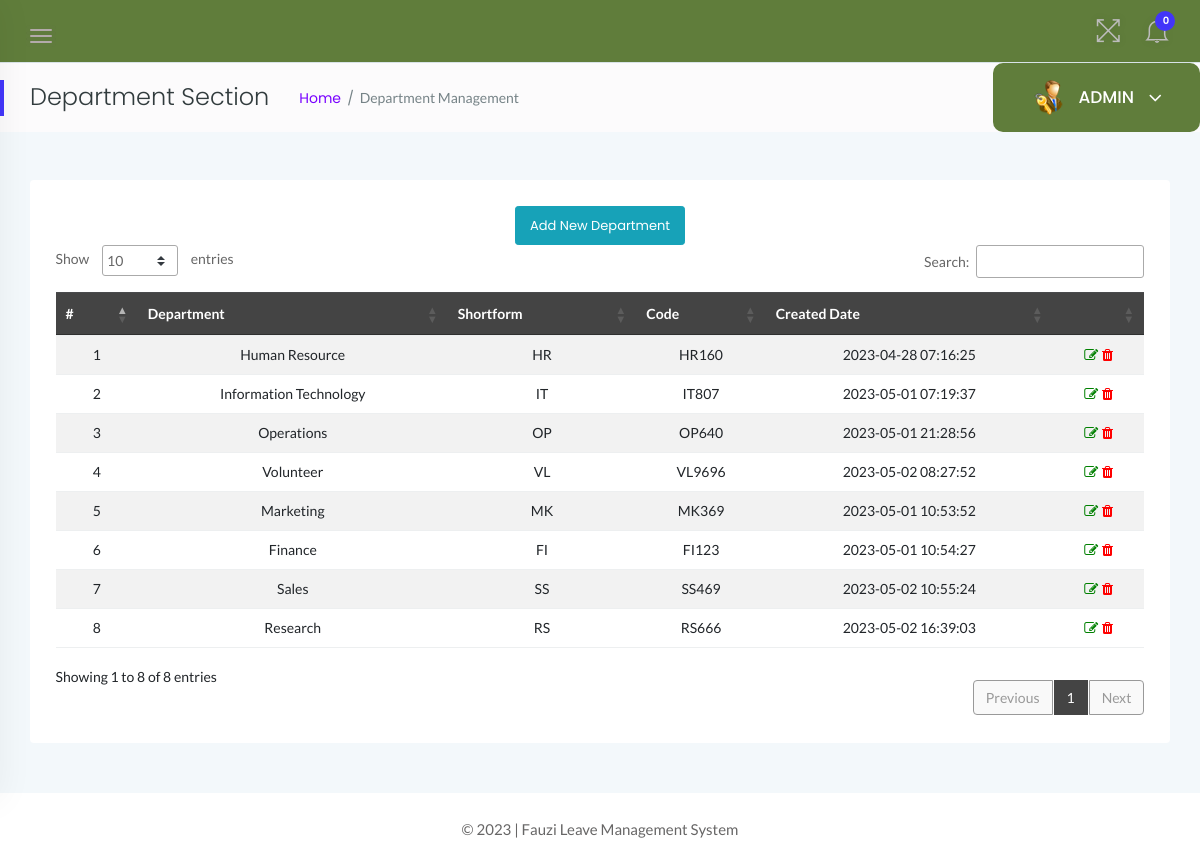
The app's page /admin/department.php (signed in) with its own data.
### tables this page shows
CREATE TABLE `tbldepartments` (
  `id` int(11) NOT NULL,
  `DepartmentName` varchar(150) DEFAULT NULL,
  `DepartmentShortName` varchar(100) NOT NULL,
  `DepartmentCode` varchar(50) DEFAULT NULL,
  `CreationDate` timestamp NULL DEFAULT current_timestamp()
);

### admin/department.php (the view, shortened to what this page needs)
<?php
    if(strlen($_SESSION['alogin'])==0){
    header('location:index.php');
    } else {
?>
<!doctype html>
<html class="no-js" lang="en">
<head>
    <link rel="stylesheet" href="../assets/css/bootstrap.min.css">
    <link rel="stylesheet" href="../assets/css/font-awesome.min.css">
    <link rel="stylesheet" href="../assets/css/themify-icons.css">
    <link rel="stylesheet" href="../assets/css/metisMenu.css">
    <link rel="stylesheet" href="../assets/css/owl.carousel.min.css">
    <link rel="stylesheet" href="../assets/css/slicknav.min.css">
    <link rel="stylesheet" href="https://www.amcharts.com/lib/3/plugins/export/export.css" type="text/css" media="all" />
    <link rel="stylesheet" type="text/css" href="https://cdn.datatables.net/1.10.19/css/jquery.dataTables.css">
    <link rel="stylesheet" type="text/css" href="https://cdn.datatables.net/1.10.18/css/dataTables.bootstrap4.min.css">
    <link rel="stylesheet" type="text/css" href="https://cdn.datatables.net/responsive/2.2.3/css/responsive.bootstrap.min.css">
    <link rel="stylesheet" type="text/css" href="https://cdn.datatables.net/responsive/2.2.3/css/responsive.jqueryui.min.css">
    <link rel="stylesheet" href="../assets/css/typography.css">
    <link rel="stylesheet" href="../assets/css/default-css.css">
    <link rel="stylesheet" href="../assets/css/styles.css">
    <link rel="stylesheet" href="../assets/css/responsive.css">
</head>
<body>
    <div class="page-container">
        <div class="main-content">
            <div class="header-area">
                <div class="row align-items-center">
                    <div class="col-md-6 col-sm-8 clearfix">
                        <div class="nav-btn pull-left">
                            <span></span>
                            <span></span>
                            <span></span>
                        </div>
                    </div>
                    <div class="col-md-6 col-sm-4 clearfix">
                        <ul class="notification-area pull-right">
                            <li id="full-view"><i class="ti-fullscreen"></i></li>
                            <?php include '../includes/admin-notification.php'?>
                        </ul>
                    </div>
                </div>
            </div>
            <div class="page-title-area">
                <div class="row align-items-center">
                    <div class="col-sm-6">
                        <div class="breadcrumbs-area clearfix">
                            <h4 class="page-title pull-left">Department Section</h4>
                            <ul class="breadcrumbs pull-left">
                                <li><a href="dashboard.php">Home</a></li>
                                <li><span>Department Management</span></li>
                            </ul>
                        </div>
                    </div>
                    <div class="col-sm-6 clearfix">
                        <div class="user-profile pull-right">
                            <img class="avatar user-thumb" src="../assets/images/admin.png" alt="avatar">
                            <h4 class="user-name dropdown-toggle" data-toggle="dropdown">ADMIN <i class="fa fa-angle-down"></i></h4>
                        </div>
                    </div>
                </div>
            </div>
            <div class="main-content-inner">
                <div class="row">
                    <div class="col-12 mt-5">
                        <div class="card">
                            <div class="card-body">
                                <div class="data-tables datatable-dark">
                                <center><a href="add-department.php" class="btn btn-sm btn-info">Add New Department</a></center>
                                    <table id="dataTable3" class="table table-hover table-striped text-center">
                                        <thead class="text-capitalize">
                                            <tr>
                                                <th>#</th>
                                                <th>Department</th>
                                                <th>Shortform</th>
                                                <th>Code</th>
                                                <th>Created Date</th>
                                                <th></th>
                                            </tr>
                                        </thead>
                                        <tbody>
                                    <?php $sql = "SELECT * from tbldepartments";
                                    $query = $dbh -> prepare($sql);
                                    $query->execute();
                                    $results=$query->fetchAll(PDO::FETCH_OBJ);
                                    $cnt=1;
                                    if($query->rowCount() > 0)
                                    {
                                    foreach($results as $result)
                                    {               ?>
                                        <tr>
                                            <td> <?php echo htmlentities($cnt);?></td>
                                            <td><?php echo htmlentities($result->DepartmentName);?></td>
                                            <td><?php echo htmlentities($result->DepartmentShortName);?></td>
                                            <td><?php echo htmlentities($result->DepartmentCode);?></td>
                                            <td><?php echo htmlentities($result->CreationDate);?></td>
                                            <td><a href="edit-department.php?deptid=<?php echo htmlentities($result->id);?>"><i class="fa fa-edit" style="color:green"></i></a><a href="department.php?del=<?php echo htmlentities($result->id);?>" onclick="return confirm('Do you want to delete');"> <i class="fa fa-trash" style="color:red"></i></a></td>
                                        </tr>
                                         <?php $cnt++;} }?>
                                    </tbody>
                                    </table>
                                </div>
                            </div>
                        </div>
                    </div>
                </div>
                </div>
            </div>
            <?php include '../includes/footer.php' ?>
        </div>
</body>
</html>
<?php } ?>

### assets/css/styles.css (style rules this page uses)
.page-container { width: 100%; height: 100%; min-height: 100vh; padding-left: 280px; -webkit-transition: padding-left 0.3s ease 0s; transition: padding-left 0.3s ease 0s; }
.sbar_collapsed.page-container { padding-left: 0; }
.card { border: none; border-radius: 4px; background-color: #fff; -webkit-transition: all 0.3s ease 0s; transition: all 0.3s ease 0s; }
.card-body { padding: 25.6px; padding: 1.6rem; }
.main-content { width: 100%; background: #f3f8fb; }
.main-content-inner { padding: 0 30px 50px; }
.header-area { padding: 15px 30px; background: #607d3b; border-bottom: 1px solid #d8e3e7; }
.nav-btn { margin: 10px 30px 0 0; cursor: pointer; }
.nav-btn span { display: block; width: 22px; height: 2px; background: #b3aaaa; margin: 4px 0; border-radius: 15px; -webkit-transition: all 0.3s ease 0s; transition: all 0.3s ease 0s; box-shadow: 0 0 0 4px rgba(99, 96, 96, 0.03); }
.nav-btn span:nth-child(2) { opacity: 0; }
.nav-btn span:first-child { -webkit-transform: rotate(45deg) translate(5px, 5px); transform: rotate(45deg) translate(5px, 5px); }
.nav-btn span:last-child { -webkit-transform: rotate(-45deg) translate(3px, -3px); transform: rotate(-45deg) translate(3px, -3px); }
.sbar_collapsed .nav-btn span { transform: none; opacity: 1; }
.notification-area { -webkit-user-select: none; -moz-user-select: none; -ms-user-select: none; user-select: none; position: relative; z-index: 1; }
.notification-area li { display: inline-block; margin-left: 20px; cursor: pointer; -webkit-user-select: none; -moz-user-select: none; -ms-user-select: none; user-select: none; }
.notification-area li > i { font-size: 26px; color: #bdbcbc; vertical-align: middle; text-shadow: 0 0 8px rgba(0, 0, 0, 0.12); -webkit-transition: color 0.3s ease 0s; transition: color 0.3s ease 0s; }
.notification-area li#full-view { display: inline-block; }
.page-title-area { padding: 0 30px; background: #fcfbfc; position: relative; }
.page-title-area:before { content: ""; position: absolute; left: 0; top: 50%; width: 4px; height: 36px; background: var(--primary-color); -webkit-transform: translateY(-50%); transform: translateY(-50%); }
.page-title { font-size: 24px; font-weight: 300; color: #313b3d; letter-spacing: 0; margin-right: 30px; }
ul.breadcrumbs { margin-top: 4px; }
.breadcrumbs li { display: inline-block; }
.breadcrumbs li a, .breadcrumbs li span { display: block; font-size: 14px; font-weight: 400; color: #7801ff; letter-spacing: 0; margin-right: 16px; position: relative; }
.breadcrumbs li a:before { content: "/"; color: #768387; position: absolute; right: -13px; top: 0; }
.breadcrumbs li span { margin-right: 0; color: #768387; text-transform: capitalize; }
.user-profile { margin-right: -30px; display: -webkit-box; display: -ms-flexbox; display: flex; -webkit-box-align: center; -ms-flex-align: center; align-items: center; -ms-flex-wrap: wrap; flex-wrap: wrap; background: #607d3b; padding: 17px 38px; position: relative; border-radius: 10px; }
.user-profile img.avatar { height: 35px; width: 35px; border-radius: 50%; margin-right: 12px; }
.user-name { font-size: 17px; font-weight: 500; color: #fff; letter-spacing: 0; cursor: pointer; -webkit-user-select: none; -moz-user-select: none; -ms-user-select: none; user-select: none; }
.user-name i { margin-left: 10px; font-size: 21px; vertical-align: middle; position: relative; }
.notification-area .dropdown-toggle, .user-name.dropdown-toggle { position: relative; }
.notification-area .dropdown-toggle:after, .user-name.dropdown-toggle:after { display: none; }
.btn { padding: 11px 17px; font-size: 13px; letter-spacing: 0; }
.btn-sm { padding: 9px 14px; }
table tr th { border-bottom: none; }
table tr th, table tr td { border-top: 1px solid rgba(120, 130, 140, 0.13) !important; }
table.dataTable.no-footer { border-bottom: 1px solid rgba(120, 130, 140, 0.13) !important; }
table.dataTable thead th, table.dataTable thead td { border-bottom-color: transparent; }
.datatable-dark thead { background: #444; color: #fff; }

### records on screen
tbldepartments: DepartmentName "Human Resource", DepartmentShortName "HR", DepartmentCode "HR160", CreationDate "2023-04-28 07:16:25"
tbldepartments: DepartmentName "Information Technology", DepartmentShortName "IT", DepartmentCode "IT807", CreationDate "2023-05-01 07:19:37"
tbldepartments: DepartmentName "Operations", DepartmentShortName "OP", DepartmentCode "OP640", CreationDate "2023-05-01 21:28:56"
tbldepartments: DepartmentName "Volunteer", DepartmentShortName "VL", DepartmentCode "VL9696", CreationDate "2023-05-02 08:27:52"
tbldepartments: DepartmentName "Marketing", DepartmentShortName "MK", DepartmentCode "MK369", CreationDate "2023-05-01 10:53:52"
tbldepartments: DepartmentName "Finance", DepartmentShortName "FI", DepartmentCode "FI123", CreationDate "2023-05-01 10:54:27"
tbldepartments: DepartmentName "Sales", DepartmentShortName "SS", DepartmentCode "SS469", CreationDate "2023-05-02 10:55:24"
tbldepartments: DepartmentName "Research", DepartmentShortName "RS", DepartmentCode "RS666", CreationDate "2023-05-02 16:39:03"

### other values on screen
$unreadcount "0"
